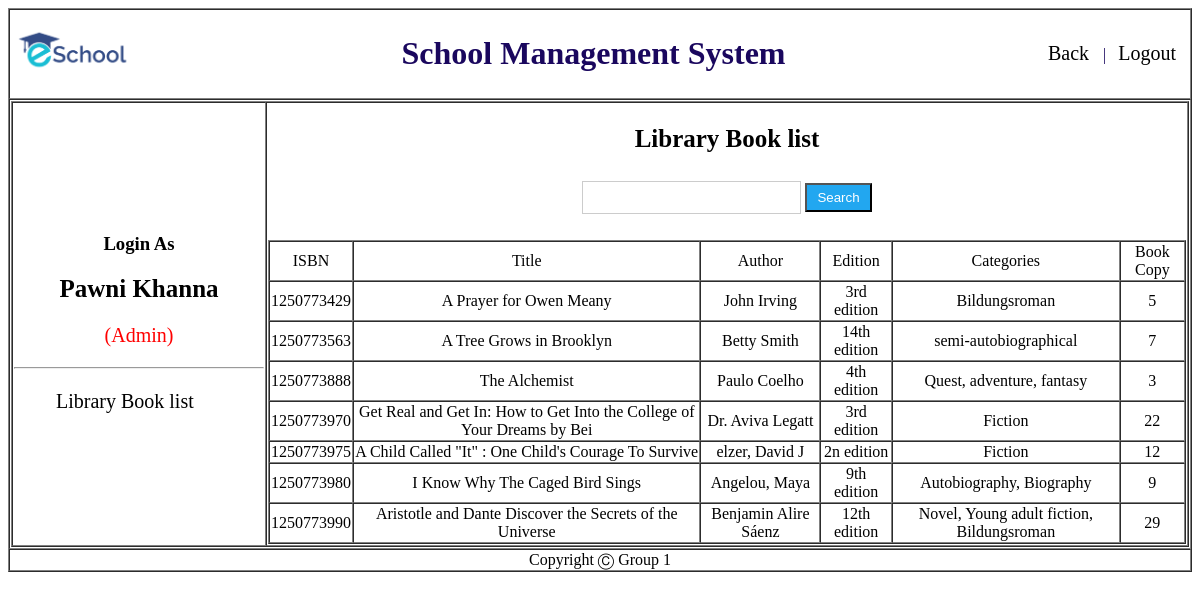
Screenshot of /Admin/view/libraryBook.php (signed in) with the database file from the repository.
### tables this page shows
CREATE TABLE `book_info` (
  `sl` int(11) NOT NULL,
  `isbn` varchar(30) NOT NULL,
  `title` varchar(70) NOT NULL,
  `author` varchar(70) NOT NULL,
  `edition` varchar(70) NOT NULL,
  `categories` varchar(100) NOT NULL,
  `bookfile` varchar(50) NOT NULL,
  `bookcopy` varchar(50) NOT NULL
);

### Admin/Model/bookModel.php (called while the page is built, shortened)
<?php
function allUserList(){
    $conn = getConnection();
    $sql = "select * from book_info";
    $result = mysqli_query($conn, $sql);
    $users =[];
		while($row = mysqli_fetch_assoc($result)){
			array_push($users, $row);
		}
		return $users;
}
 ?>

### Admin/View/libraryBook.php (the view, shortened to what this page needs)
<?php
	include('header.php');
	include_once('../model/bookModel.php');
	$UsersList = allUserList();
?>
<div id="sidebar" class="">
                <ul>
                  <li><a href="libraryBook.php">Library Book list</a></li>
                </ul>
							</div>
              </td>
              <td>
                <center><h2  >Library Book list</h2>
								<input type="text" name="name" id="name" onkeyup="ajax()" />
								<input type="button" name="" value="Search">
								</center>
								<br>
								<div id="myh1" class="">
									<?php
									echo "<table  border = 1 width='100%' cellspacing = 0  >
									<tr align = 'center'>
											<td>ISBN</td>
											<td>Title</td>
											<td>Author</td>
											<td>Edition</td>
											<td>Categories</td>
											<td>Book Copy</td>
									</tr>";
									for($i = 0; $i<count($UsersList); $i++){
											echo "<tr align = 'center'>
											<td>{$UsersList[$i]['isbn']}</td>
											<td>{$UsersList[$i]['title']}</td>
											<td>{$UsersList[$i]['author']}</td>
											<td>{$UsersList[$i]['edition']}</td>
											<td>{$UsersList[$i]['categories']}</td>
											<td>{$UsersList[$i]['bookcopy']}</td>
									</tr>";
									}
									echo "</table>";
									?>
								</div>
							</td>
            </tr>
          </table>
        </td>
      </tr>
<?php include('footer.php'); ?>

### Admin/Style/sidebar.css (style rules this page uses)
#navigation h2 { font-size: 25px; text-align: center; }
#sidebar ul li { list-style-type: none; font-size: 20px; padding: 5px 2px; }
#sidebar ul li:last-child { border-bottom: 0; }
#sidebar ul li a { text-decoration: none; color: #000; }
input[type=button] { background-color: #22A7F0; width: auto; color: white; padding: 5px 10px; cursor: pointer; }
input[type=text],input[type=email], input[type=password] { padding: 8px 20px; margin: 8px 0; display: inline-block; border: 1px solid #ccc; box-sizing: border-box; }

### rows the page displays
book_info: isbn "1250773429", title "A Prayer for Owen Meany", author "John Irving", edition "3rd edition", categories "Bildungsroman", bookcopy "5"
book_info: isbn "1250773563", title "A Tree Grows in Brooklyn", author "Betty Smith", edition "14th edition", categories "semi-autobiographical", bookcopy "7"
book_info: isbn "1250773888", title "The Alchemist", author "Paulo Coelho", edition "4th edition", categories "Quest, adventure, fantasy", bookcopy "3"
book_info: isbn "1250773970", title "Get Real and Get In: How to Get Into the College of Your Dreams by Bei", author "Dr. Aviva Legatt", edition "3rd edition", categories "Fiction", bookcopy "22"
book_info: isbn "1250773975", title "A Child Called \"It\" : One Child's Courage To Survive", author "elzer, David J", edition "2n edition", categories "Fiction", bookcopy "12"
book_info: isbn "1250773980", title "I Know Why The Caged Bird Sings", author "Angelou, Maya", edition "9th edition", categories "Autobiography, Biography", bookcopy "9"
book_info: isbn "1250773990", title "Aristotle and Dante Discover the Secrets of the Universe", author "Benjamin Alire Sáenz", edition "12th edition", categories "Novel, Young adult fiction, Bildungsroman", bookcopy "29"

### other values shown
$_COOKIE['name'] "Pawni Khanna"
